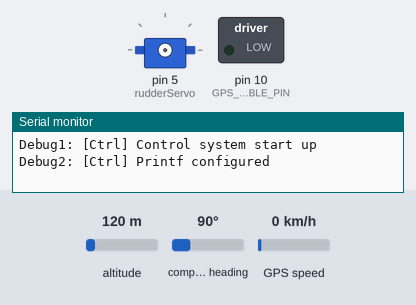
Simulated run of this sketch. Board: Arduino Uno, built with avr-gcc and run on an emulated ATmega328P. Parts: servo, switched loads named in the sketch (green lamp = pin HIGH), the last lines printed to the serial monitor. The test bench sets the inputs (shaded band); at power-on: compass heading 90°, altitude 120 m, GPS speed 0 km/h. The GPS gets a fix after 3 s at 37.7749, -122.4194 with 8 satellites.

Above: at 0.1 s.
At 7.3 s:
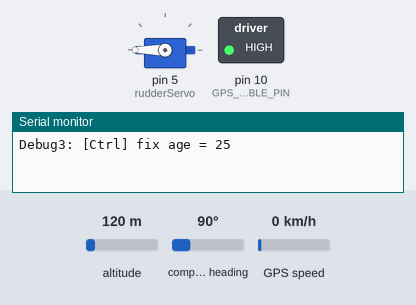
7.4 s: compass heading set to 7°
At 9.5 s:
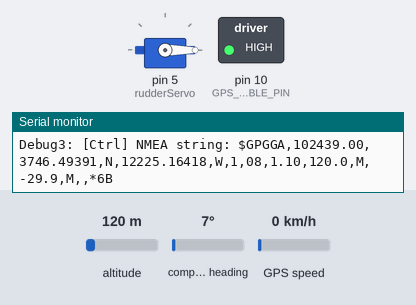
9.8 s: altitude set to 20 m
11.8 s: GPS speed set to 2 km/h
Timing chart, 0 to 14.8 s (numbered marks = the images above; inputs shaded):
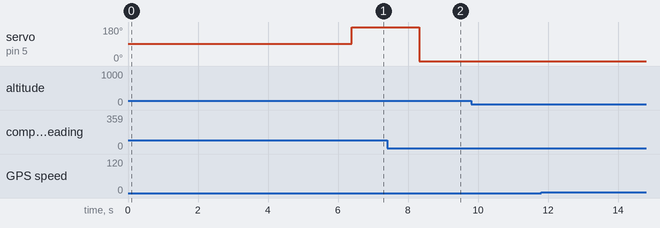

The sketch:

demot.ino
```cpp
///
/// Dermot the bottle boat
///
/// This is the control system for Dermot the bottle boat and is salvaged from one of Colin's moops. Not ideal as we
/// hacked this together one night but it seems to work so far.
///
/// This code has been specially commented for the people joining Aber Sailbot to get a idea about what is included in
/// a simple boat control system. Its for a motor boat not a sail boat. Some of this code may look a bit daughting to you
/// however its just because its a big ugly and was hacked together in a rush. I'm a bit too lazy to clear it up too. I
/// should mention also that it really isn't complicated and Colin seems to of made it look more complicated, blame the
/// lego man murderer!!!!
///
///
/// This has taught me Colin doesn't like super clean code
///
/// Commented, hacked and somewhat cleaned up by Jordan
///

// These are other libraries we are using
#include <stdio.h>
#include <Servo.h>
#include <Wire.h>
#include <SoftwareSerial.h>
#include <math.h>
#include "Time.h"
#include "TinyGPS.h"

// For those of you that don't know what a #define is its a macro, kinda like a variable you can't change that saves
// you program memory space as the compiler will replace these with the actual value in the code. Hope that makes sense

#define HMC6343_ADDRESS         0x19    // I2C address
#define HMC6343_HEADING_REG     0x50    // Bearing, pitch and roll register

// IO pins
#define GPS_ENABLE_PIN          10

// Function macros
#define rad2deg(x) (180/M_PI) * x
#define deg2rad(x) x * M_PI/180

// Debug Levels
#define DEBUG_CRITICAL 1 // really important messages that we don't want to ignore and are prepared to sacrifice execution speed to see
#define DEBUG_IMPORTANT 2 // fairly important messages that we probably want to see, but might cause issues with execution speed
#define DEBUG_MINOR 3 // less important messages

#define DEBUG_THRESHOLD   DEBUG_MINOR // This is what level of debuging we want, 0 means no debuging information

#define WP_THRESHOLD 5 //how close (in metres) should we get before we change waypoint

// Variables
Servo rudderServo; // Servo object to control the rudder servo
SoftwareSerial gps_serial(11, 12);  // Creates a serial object which allows us to read serial data from pin 11 and write serial data
                                    // using pin 12.

TinyGPS gps; // A object that will help us get GPS data

#define HEADING 0
#define WIND_DIR 1
#define ROLL 2
#define PITCH 3
#define RUDDER 4
#define SAIL 5
#define LAT 6
#define LON 7
#define TIME 8

// This struct contains all the data needed for the boat to decide what it wants to do and more. By using the struct we are grouping this
// data together
struct Data{
  uint16_t heading;
  uint16_t wind_dir;
  int8_t roll;
  int8_t pitch;
  int8_t rudder;
  float lat;
  float lon;
  long unix_time;
} data;


//////////////////////////////////////////////////////////////////////////////////////////
/// All this code can really be ignored, its only purpose is so we can use the function
/// printf which makes it easier to print out data to the serial

// This function prints out debug information. Depending on the currently set debug level (DEBUG_THRESHOLD) some debug information may
// not be printed.
static void say(byte level, char* msg)
{
  if(level<=DEBUG_THRESHOLD)
  {
    Serial.print("Debug");
    Serial.print(level);
    Serial.print(": [Ctrl] ");
    Serial.println(msg);
  }
}

//make printf work
static FILE uartout = {
  0}
;

//debugging printf that prepends "Debug:" to everything and can be easily turned off
void dprintf(byte level, const char *fmt, ...)
{

  if(level<=DEBUG_THRESHOLD)
  {
    printf("Debug%d: [Ctrl] ",level);
    va_list ap;
    va_start(ap, fmt);

    vprintf(fmt, ap);
    va_end(ap);
  }
}
// Required for the printf, essentially overwrites it.
static int uart_putchar (char c, FILE *stream)
{
  Serial.write(c) ;
  return 0 ;
}
//////////////////////////////////////////////////////////////////////////////////////////

//
// Ok stop ignoring code now!!
//

//////////////////////////////////////////////////////////////////////////////////////////
/// This function is your typical arduino setup function
///
void setup()
{
  Serial.begin(9600); //makes no difference on 32u4
  gps_serial.begin(4800); // setups serial communications for the GPS

  say(DEBUG_CRITICAL,"Control system start up");

  // required for printf ignore these next 3 lines
  fdev_setup_stream (&uartout, uart_putchar, NULL, _FDEV_SETUP_WRITE);
  stdout = &uartout ;
  dprintf(DEBUG_IMPORTANT,"Printf configured\r\n");

  delay(5000); // makes the serial print out look professional, everyone loves a good delay :P

  // Here we begin to setup the servos, on Dermot we have only one servo and that controls
  // the rudder
  say(DEBUG_IMPORTANT,"Setting up servos...");
  //Use .attach for setting up connection to the servo
  rudderServo.attach(5, 1060, 1920); // Attach, with the output limited
  rudderServo.writeMicroseconds(1500); // Centre it roughly
  say(DEBUG_IMPORTANT,"Done");

  // The compass is connected using a protocol known as I2C which you will learn over the course of the year. The arduino wire library,
  // handles most of that for us
  say(DEBUG_IMPORTANT,"Setting up I2C...");
  Wire.begin();
  say(DEBUG_IMPORTANT,"Done");

  // To enable the GPS we have to set the enable line to be high. This tells the GPS to start pumping information down the software
  // serial gps_serial
  say(DEBUG_IMPORTANT,"Setting up GPS...");
  pinMode(GPS_ENABLE_PIN, OUTPUT); // This sets the pin that the enable line is connected to, to be a output pin
  digitalWrite(GPS_ENABLE_PIN,1); // This tells the arduino to set the enable line to be high (5v). So this wire is now live

  // Check to see if the GPS is pumping information out. We check the gps serial line for any data and store it in a buffer
  char buffer[15];
  for(int i = 0; i < 15; i++) {
  	if(gps_serial.available()) {
  		buffer[i] = gps_serial.read();
  	}
  }
  // Once we have enough data we print it out.
  for(int i = 0; i < 15; i++) {
  	Serial.print(buffer[i]);
  }
  Serial.println();
  delay(1000);

  say(DEBUG_IMPORTANT,"Done");
  say(DEBUG_IMPORTANT,"Setup Complete\n");
}

//////////////////////////////////////////////////////////////////////////////////////////
/// This function uses I2C to read the compass, this is currently not called as it hangs
/// if the device isn't actually connected, which it isn't right now.
///
int readCompass() {
  byte buf[6];

  say(DEBUG_MINOR, "Set compass register");
  Wire.beginTransmission(HMC6343_ADDRESS); // Start communicating with the HMC6343 compasss
  Wire.write(HMC6343_HEADING_REG); // Send the address of the register that we want to read
  Wire.write(0x55); // Send the address of the register that we want to read
  Wire.endTransmission();

  say(DEBUG_MINOR, "Request 6 bytes");
  Wire.requestFrom(HMC6343_ADDRESS, 6); // Request six bytes of data from the HMC6343 compass,
                                        // if you look at the data sheet you will see that the
                                        // data we want is stored in a 6 byte register
  for(int i=0;i<6;i++)
  {
    while(Wire.available() < 1); // Busy wait while there is no byte to receive
    buf[i]=Wire.read();
    //printf("buf[%d]=%d\r\n",i,buf[i]);
  }

  // Now convert those siz bytes into a useful format using bit shifting. We have 3 values
  // stored in 6 bytes, so 2 bytes per a value. If you don't understand whats quite going on
  // here thats perfectly fine. Hopefully you will by the end of the year :)
  int heading = ((buf[0] << 8) + buf[1]); // the heading in degrees
  int pitch =   ((buf[2] << 8) + buf[3]); // the pitch in degrees
  int roll = ((buf[4] << 8) + buf[5]); // the roll in degrees*/

  // Bring our values in the 0-359 range
  heading=heading/10;
  roll=roll/10;
  pitch=pitch/10;
  data.roll=(int8_t)roll;
  data.pitch=(int8_t)pitch;
  data.heading=(uint16_t)heading;

  delay(100);

  return (int)heading; // Print the sensor readings to the serial port.
}

//////////////////////////////////////////////////////////////////////////////////////////
/// This function reads the gps data as I can imagine you guessed. The GPS constantly
/// streams nmea strings at us and they look something like "$PSRF103,04,01,00,01*21".
/// Luckily we have a library called TinyGPS which will parse that for us
void readGPS() {
  unsigned long fix_age=9999,time,date;

  say(DEBUG_MINOR,"About to read GPS");

  //make sure the GPS has a fix, this might cause a wait the first time, but it should
  // be quick any subsequent time
  while(fix_age == TinyGPS::GPS_INVALID_AGE||fix_age>3000)
  {
    dprintf(DEBUG_MINOR,"NMEA string: ");
    unsigned long start = millis(); // This times us out, so if the wire comes lose we won't
                                    // get stuck here forever
    while(millis()<start+2000)
    {
      // Here we just pass the data over to TinyGPS if we have any
      if(gps_serial.available())
      {
        int c = gps_serial.read();
        gps.encode(c);
        // Prints out the characters coming in
        if(DEBUG_THRESHOLD>=DEBUG_MINOR)
        {
          Serial.write(c);
        }
        // Each NMEA string ends in a new line character
        if(c=='\n')
        {
          break;
        }
      }
    }

    // Now we ask TinyGPS for the data and store it outselves
    gps.get_datetime(&date,&time,&fix_age);

    // Here we just debug it out
    dprintf(DEBUG_MINOR,"fix age = %ld\r\n",fix_age);
    if(fix_age == TinyGPS::GPS_INVALID_AGE)
    {
      dprintf(DEBUG_IMPORTANT,"Invalid fix, fix_age=%ld\r\n",fix_age);
      say(DEBUG_IMPORTANT,"No GPS fix");
    }
  }

  // This is here because at WRSC we didn't have a working compass so we used the
  // GPS heading as our forward instead of the compass. Not ideal but can be done
  gps.get_datetime(&date,&time,&fix_age);
  gps.f_get_position(&data.lat,&data.lon,&fix_age);
  data.heading = gps.course();


  if(fix_age == TinyGPS::GPS_INVALID_AGE)
  {
    say(DEBUG_IMPORTANT,"Invalid fix");
  }

  else
  {
    // Updating the time and data if we habe a fix
    say(DEBUG_IMPORTANT,"Fix Valid");
    dprintf(DEBUG_IMPORTANT,"lat=%ld lon=%ld\r\n",(long)(data.lat*1000),(long)(data.lon*1000));

    int year;
    byte month,day,hour,min,sec;
    unsigned long age;

    gps.crack_datetime(&year,&month,&day,&hour,&min,&sec,NULL,&age);
    setTime(hour,min,sec,day,month,year);
  }

}

//////////////////////////////////////////////////////////////////////////////////////////
// Utility function that keeps angles betweeen 0 and 360
int mod(int value){
  int newValue;
  if(value < 0){
    newValue = value + 360;
  }
  else if(value >= 360){
    newValue = value - 360;
  }
  else{
    newValue = value;
  }
  return newValue;
}

//////////////////////////////////////////////////////////////////////////////////////////
// Utility function that calculates difference between two headings taking wrap around
// into account
int get_hdg_diff(int heading1,int heading2)
{
  int result;

  result = heading1-heading2;

  if(result<-180)
  {
    result = 360 + result;
    return result;
  }

  if(result>180)
  {
    result = 0 - (360-result);
  }

  return result;
}

//////////////////////////////////////////////////////////////////////////////////////////
/// The main arduino loop, it does everything!!!!!!!
void loop()
{
  unsigned long last_gps_read=0;
  unsigned long last_time=0,time_now=0;
  int wp_hdg=0;
  float wp_dist=0.0;
  int wp_num=0;

  float igain=0.01;
  float pgain=0.1;
  float running_err=0.0;
  int hdg_err=0;
  int relwind;

  long last_telemetry=0;

  #define TELEMETRY_INTERVAL 10
  #define TARGET_LOOP_INTERVAL 100 //number of milliseconds between loop intervals

  ///////////////////////////////////////////////////////////////////////////////////
  /// Here we setup waypint stuff, these are actually the coordinates of the place
  /// Dermot was actually meant to race in at WRSC in Galway last summer
  #define NUM_OF_WAYPOINTS 8

  float wp_lats[NUM_OF_WAYPOINTS];
  float wp_lons[NUM_OF_WAYPOINTS];

  // start
  wp_lats[0] = 53.257804;
  wp_lons[0] = -9.117945;

  wp_lats[1] = 53.257795;
  wp_lons[1] = -9.117450;

  wp_lats[2] = 53.257805;
  wp_lons[2] = -9.117440;

  wp_lats[3] = 53.257918;
  wp_lons[3] = -9.117673;

  wp_lats[4] = 53.257928;
  wp_lons[4] = -9.117683;

  wp_lats[5] = 53.257814;
  wp_lons[5] = -9.117955;

  wp_lats[6] = 53.257805;
  wp_lons[6] = -9.117440;

  // End / Home
  wp_lats[7]= 53.25851;
  wp_lons[7]= -9.11918;
  ///////////////////////////////////////////////////////////////////////////////////

  // This is actually the main loop area, I don't know why Colin did this, I don't recommend
  // it personally, bit weird...
  Serial.println("Entering loop");
  while(1)
  {
    // Ensures the loop takes a constant time, not really needed though.
    time_now=millis();
    if(time_now-last_time>0&&time_now-last_time<TARGET_LOOP_INTERVAL)
    {
      delay(TARGET_LOOP_INTERVAL-(time_now-last_time));
    }
    last_time=millis();

    // Here we read the GPS, generally you don't want to do this as often as we are doing here. But oh well...
    say(DEBUG_MINOR,"Reading GPS");
    readGPS();

    ///////////////////////////////////////////////////////////////////////////////////
    // So now we are onto the waypoint logic

    // TinyGPS has some lovely functions for working out the heading to a GPS coordinate
    // and the distance to work. Lon and Lat can be a pain to work with over
    wp_hdg = (int) gps.course_to(data.lat, data.lon, wp_lats[wp_num],wp_lons[wp_num]);
    wp_dist = gps.distance_between(data.lat, data.lon, wp_lats[wp_num],wp_lons[wp_num]);

    // Move onto next waypoint if we are inside the waypoint's radius
    if(wp_dist<WP_THRESHOLD)
    {
      wp_num++;

      if(wp_num==NUM_OF_WAYPOINTS) //reached last waypoint already, keep us here
      {
        wp_num--;
      }
      else //reached new waypoint
      {
        // Work out the new heading and distance
        wp_hdg = (int) gps.course_to(data.lat, data.lon,wp_lats[wp_num],wp_lons[wp_num]);
        wp_dist = gps.distance_between(data.lat, data.lon, wp_lats[wp_num],wp_lons[wp_num]);
      }
    }
    ///////////////////////////////////////////////////////////////////////////////////

    ///////////////////////////////////////////////////////////////////////////////////
    //rudder logic
    //
    // So this actually does some slightly advance math stuff known as PID which right
    // now I can't explain. Ask me and Dave in person if you want to know more but
    // essentially it means we have a smooth turn towards where we want to go which
    // kinda accounts for errors (Ughhh maths...)

    hdg_err = get_hdg_diff(wp_hdg,data.heading);

    running_err = running_err + (float)hdg_err;

    // clip the running error to -4000..4000
    if(running_err>4000)
    	running_err=4000;
    else if(running_err<-4000)
    	running_err=-4000;

    // apply a geometric decay to the running error
    running_err = running_err * 0.9;

    // apply PI control
    data.rudder = (int) round((pgain * (float)hdg_err) + (igain * running_err));
    if(data.rudder<-5)
    {
      data.rudder=-5;
    }
    else if(data.rudder>5)
    {
      data.rudder=5;
    }

    // This command actually rotates the rudder
    rudderServo.writeMicroseconds(1500+(data.rudder*100));
    ///////////////////////////////////////////////////////////////////////////////////

    // Here we are just debug printing all the data we have. We don't do this every
    // loop through which is what the if statement is for
    if(last_telemetry + (TELEMETRY_INTERVAL * 1000) < millis())
    {
      dprintf(DEBUG_CRITICAL,"time=%ld hdg=%d hdg_err=%d roll=%d pitch=%d rudder=%d wp_num=%d wp_hdg=%d wp_dist=%ld ",now(),data.heading,hdg_err,data.roll,data.pitch,data.rudder,wp_num,wp_hdg,(long)wp_dist);

      if(DEBUG_THRESHOLD>=DEBUG_CRITICAL)
      {
        Serial.print("lat=");
        Serial.print(data.lat,5);
        Serial.print(" lon=");
        Serial.print(data.lon,5);
        Serial.print(" wplat=");
        Serial.print(wp_lats[wp_num],5);
        Serial.print(" wplon=");
        Serial.print(wp_lons[wp_num],5);
        Serial.print(" running_err=");
        Serial.println(running_err);
      }

      last_telemetry=millis();
    }
  }
}
```

Measured:
- after the input at 7.4 s, servo on pin 5 (rudderServo): 180° → 0° after 0.93 s
